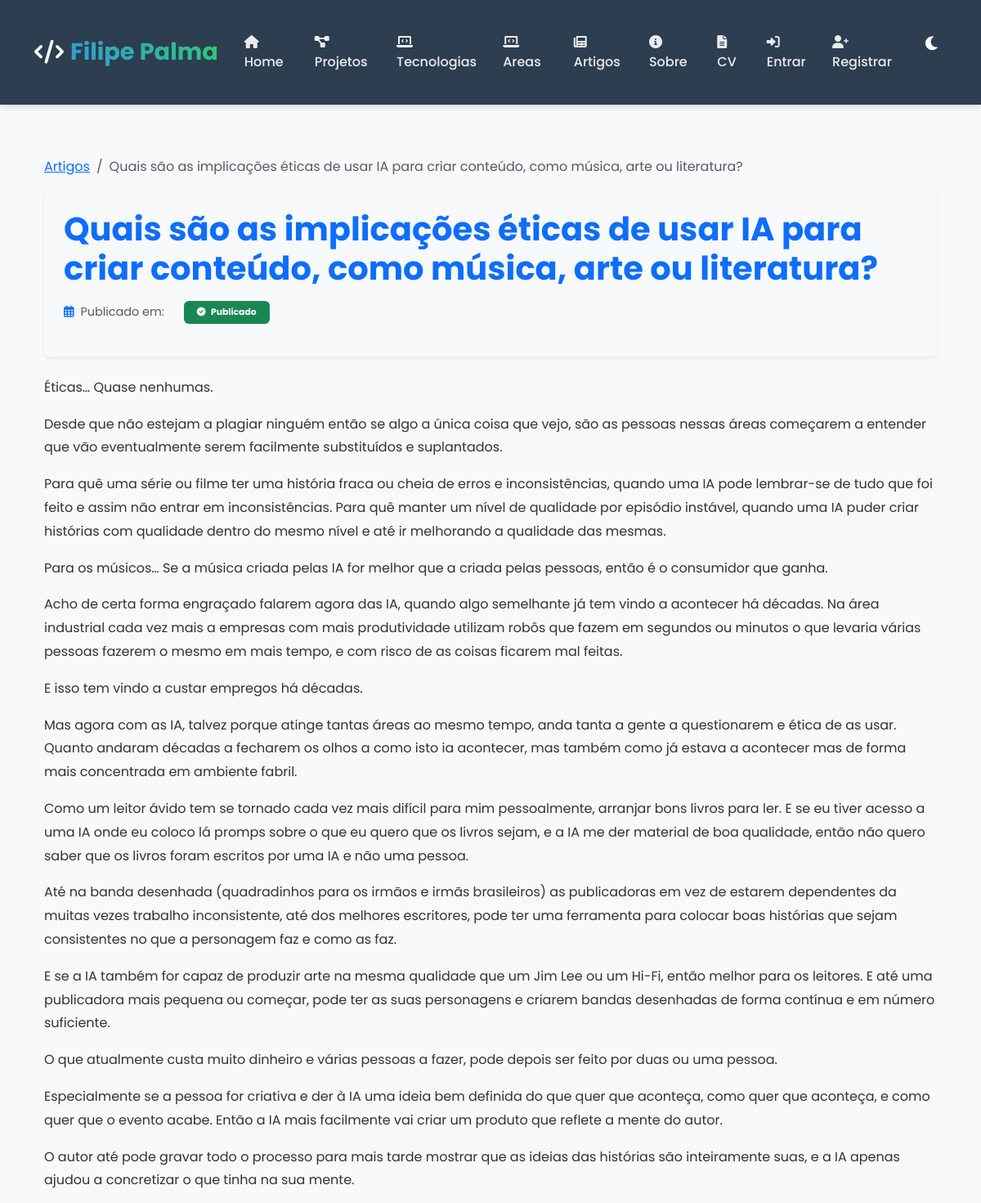
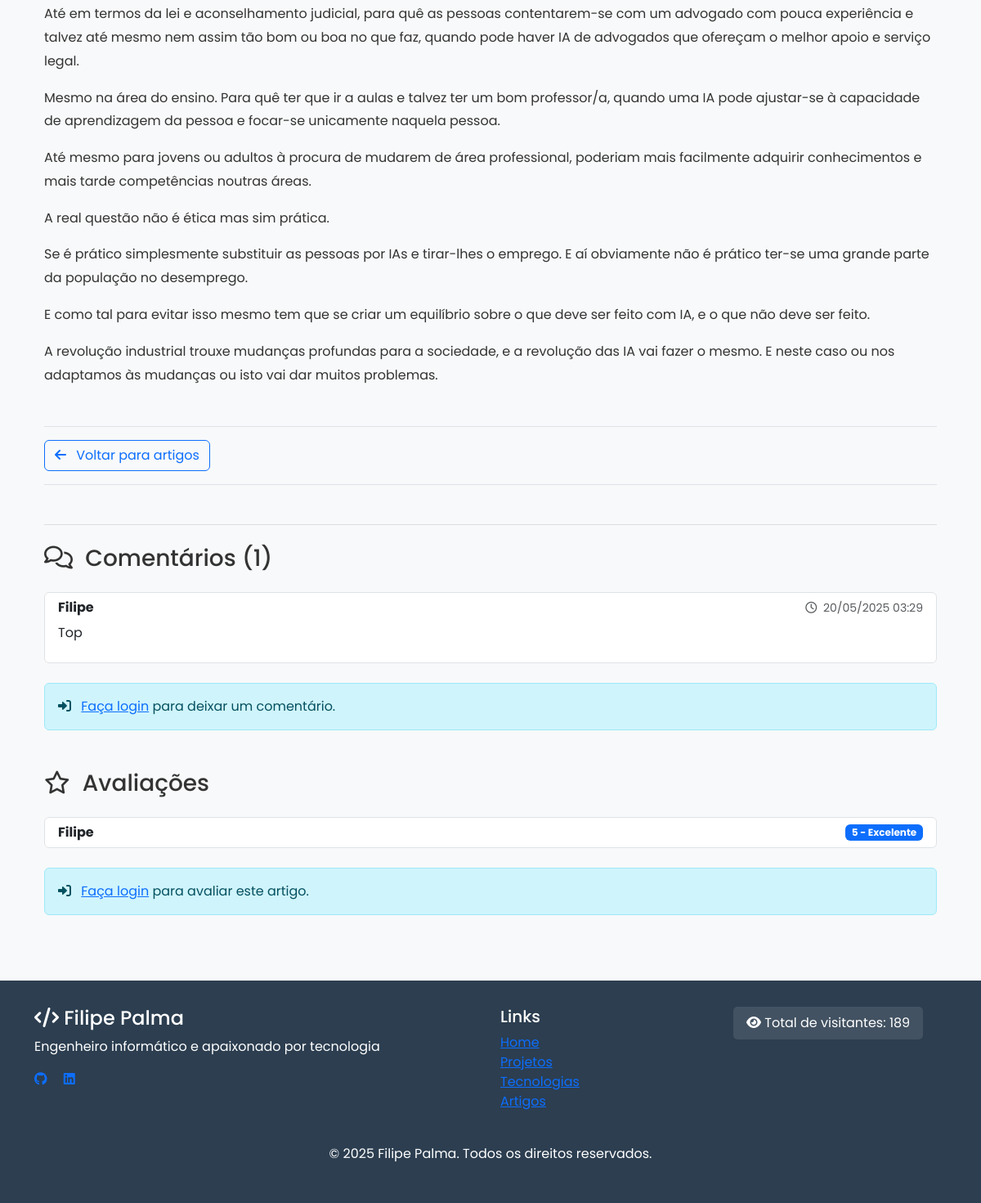
/artigos/quais-sao-as-implicacoes-eticas-de-usar-ia-para-cr/, run on the app's committed database (2 pictures, top to bottom).
### artigos/models.py (models this page shows, shortened)
class Artigo(models.Model):
    STATUS_CHOICES = (
        ('rascunho', 'Rascunho'),
        ('publicado', 'Publicado'),
    )
    titulo = models.CharField(max_length=200)
    subtitulo = models.CharField(max_length=200, blank=True)
    slug = models.SlugField(unique=True)
    autor = models.ForeignKey(Autor, on_delete=models.CASCADE, related_name='artigos')
    conteudo = models.TextField()
    imagem_capa = models.ImageField(upload_to='artigos/capas/', blank=True, null=True)
    data_criacao = models.DateTimeField(auto_now_add=True)
    data_atualizacao = models.DateTimeField(auto_now=True)
    data_publicacao = models.DateTimeField(null=True, blank=True)
    status = models.CharField(max_length=10, choices=STATUS_CHOICES, default='rascunho')
    categorias = models.ManyToManyField(Categoria, related_name='artigos')
    tags = models.ManyToManyField(Tag, related_name='artigos', blank=True)
    tempo_leitura = models.PositiveIntegerField(help_text='Tempo estimado de leitura em minutos', default=5)
    destaque = models.BooleanField(default=False, help_text='Artigo em destaque na página inicial')
    fonte_original = models.URLField(blank=True, help_text='URL da fonte original do artigo, se aplicável')
    class Meta:
        verbose_name = 'Artigo'
        verbose_name_plural = 'Artigos'
        ordering = ['-data_publicacao', '-data_criacao']

class Comentario(models.Model):
    artigo = models.ForeignKey(Artigo, on_delete=models.CASCADE, related_name='comentarios')
    usuario = models.ForeignKey(User, on_delete=models.SET_NULL, null=True, blank=True, related_name='comentarios')
    nome = models.CharField(max_length=100, help_text="Preenchido automaticamente do usuário")
    email = models.EmailField(help_text="Preenchido automaticamente do usuário")
    website = models.URLField(blank=True)
    conteudo = models.TextField(help_text="Apenas texto é permitido nos comentários.")
    data_criacao = models.DateTimeField(auto_now_add=True)
    aprovado = models.BooleanField(default=False)
    parent = models.ForeignKey('self', null=True, blank=True, on_delete=models.CASCADE, related_name='respostas')
    class Meta:
        verbose_name = 'Comentário'
        verbose_name_plural = 'Comentários'
        ordering = ['data_criacao']

class Avaliacao(models.Model):
    PONTUACAO_CHOICES = (
        (1, '1 - Fraco'),
        (2, '2 - Regular'),
        (3, '3 - Bom'),
        (4, '4 - Muito Bom'),
        (5, '5 - Excelente'),
    )
    artigo = models.ForeignKey(Artigo, on_delete=models.CASCADE, related_name='avaliacoes')
    usuario = models.ForeignKey(User, on_delete=models.SET_NULL, null=True, blank=True, related_name='avaliacoes')
    nome = models.CharField(max_length=100, help_text="Preenchido automaticamente do usuário")
    email = models.EmailField(help_text="Preenchido automaticamente do usuário")
    pontuacao = models.IntegerField(choices=PONTUACAO_CHOICES,
                                   help_text="Avalie de 1 a 5 estrelas")
    comentario = models.TextField(blank=True, help_text="Não utilizado conforme requisito")
    data_criacao = models.DateTimeField(auto_now_add=True)
    class Meta:
        verbose_name = 'Avaliação'
        verbose_name_plural = 'Avaliações'
        unique_together = ('artigo', 'email')

### artigos/views.py (the view, shortened to what this page needs)
# urls.py: path('<slug:slug>/', ArtigoDetailView.as_view(), name='artigo-detail'),
class ArtigoDetailView(generic.DetailView):
    model = Artigo
    template_name = 'artigos/artigo_detail.html'
    context_object_name = 'artigo'
    def get_context_data(self, **kwargs):
        ctx = super().get_context_data(**kwargs)
        ctx['comentarios'] = self.object.comentarios.filter(aprovado=True)
        ctx['form_comentario'] = ComentarioForm()
        ctx['avaliacoes'] = self.object.avaliacoes.all()
        ctx['form_avaliacao'] = AvaliacaoForm()
        user = self.request.user
        ctx['pode_aprovar_comentarios'] = user.is_superuser or user.has_perm('artigos.change_comentario')
        ctx['pode_editar_artigo'] = user.is_superuser or user.has_perm('artigos.change_artigo')
        ctx['pode_excluir_artigo'] = user.is_superuser or user.has_perm('artigos.delete_artigo')
        ctx['pode_gerenciar_usuarios'] = user.is_superuser or user.has_perm('auth.change_user')
        ctx['is_autor'] = user.groups.filter(name='Autores').exists() if user.is_authenticated else False
        ctx['is_gestor'] = user.groups.filter(name='Gestores').exists() if user.is_authenticated else False
        ctx['is_superuser'] = user.is_superuser if user.is_authenticated else False
        return ctx

### portfolio/context_processors.py (called while the page is built)
def visitor_count(request):
    return {
        'visitor_count': Visitor.get_total_count()
    }

### portfolio/models.py (called while the page is built)
    @classmethod
    def get_total_count(cls):
        return cls.objects.count()

    @classmethod
    def get_or_create_visitor(cls, session_key):
        visitor, created = cls.objects.get_or_create(session_key=session_key)
        return visitor

### artigos/templates/artigos/artigo_detail.html (shortened to what this page needs)
{% extends 'artigos/base.html' %}
{% load static %}
{% block article_content %}
<div class="container" data-aos="fade-up">
  <nav aria-label="breadcrumb" class="my-3">
    <ol class="breadcrumb">
      <li class="breadcrumb-item"><a href="{% url 'artigos:artigo-list' %}">Artigos</a></li>
      <li class="breadcrumb-item active" aria-current="page">{{ artigo.titulo }}</li>
    </ol>
  </nav>
  <article>
    <header class="mb-4 p-4 bg-light rounded shadow-sm">
      <h1 class="fw-bold mb-3 text-primary">{{ artigo.titulo }}</h1>
      <div class="article-meta d-flex flex-wrap align-items-center mb-2">
        <div class="me-4 mb-2">
          <i class="far fa-calendar-alt me-1 text-primary"></i>
          <span class="text-muted">Publicado em:</span>
        </div>
        {% if artigo.status %}
          <div class="mb-2">
            <span class="badge bg-{% if artigo.status == 'publicado' %}success{% else %}warning{% endif %} px-3 py-2">
              <i class="fas fa-{% if artigo.status == 'publicado' %}check-circle{% else %}clock{% endif %} me-1"></i>
              {{ artigo.status|title }}
            </span>
          </div>
        {% endif %}
      </div>
    </header>
    <div class="article-content mb-5">
      {{ artigo.conteudo|linebreaks }}
    </div>
    <div class="article-actions border-top border-bottom py-3 mb-5">
      <div class="d-flex justify-content-between align-items-center">
        <a href="{% url 'artigos:artigo-list' %}" class="btn btn-outline-primary">
          <i class="fas fa-arrow-left me-2"></i> Voltar para artigos
        </a>
      </div>
    </div>
    <div class="comment-section" id="comentarios">
      <h3 class="mb-4"><i class="far fa-comments me-2"></i> Comentários ({{ comentarios|length }})</h3>
      {% if comentarios %}
        <div class="list-group mb-4">
          {% for c in comentarios %}
            <div class="list-group-item list-group-item-action" data-aos="fade-up" data-aos-delay="{{ forloop.counter|add:'50' }}">
              <div class="d-flex justify-content-between align-items-start mb-2">
                <h6 class="mb-0 fw-bold">{{ c.nome }}</h6>
                <small class="text-muted"><i class="far fa-clock me-1"></i> {{ c.data_criacao|date:"d/m/Y H:i" }}</small>
              </div>
              <div>{{ c.conteudo|linebreaks }}</div>
            </div>
          {% empty %}
            <div class="alert alert-light text-center">Nenhum comentário aprovado.</div>
          {% endfor %}
        </div>
      {% endif %}
      {% if user.is_authenticated %}
        <div class="card shadow-sm mb-5" data-aos="fade-up">
          <div class="card-header bg-light">
            <h5 class="mb-0"><i class="far fa-comment me-2"></i> Deixe um comentário</h5>
          </div>
          <div class="card-body">
            <form method="post">
              {% csrf_token %}
              {% if user.is_authenticated %}
                <div class="alert alert-info mb-3">
                  <i class="fas fa-info-circle me-2"></i>
                  {% if is_superuser or is_autor %}
                    Seus comentários serão aprovados automaticamente.
                  {% else %}
                    Seu comentário será publicado após aprovação por um autor.
                  {% endif %}
                </div>
              {% endif %}
              <div class="mb-3">
                <label for="id_conteudo" class="form-label">Comentário</label>
                {{ form_comentario.conteudo.errors }}
                <textarea name="conteudo" id="id_conteudo" class="form-control" rows="4" placeholder="Seu comentário (apenas texto)...">{{ form_comentario.conteudo.value|default:'' }}</textarea>
                <small class="form-text text-muted">Apenas texto é permitido nos comentários.</small>
              </div>
              <button type="submit" name="submit_comentario" class="btn btn-primary">
                <i class="fas fa-paper-plane me-2"></i> Enviar comentário
              </button>
            </form>
          </div>
        </div>
      {% else %}
        <div class="alert alert-info mb-5">
          <i class="fas fa-sign-in-alt me-2"></i>
          <a href="{% url 'login' %}?next={{ request.path }}">Faça login</a> para deixar um comentário.
        </div>
      {% endif %}
      <h3 class="mb-4"><i class="far fa-star me-2"></i> Avaliações</h3>
      {% if avaliacoes %}
        <div class="list-group mb-4">
          {% for a in avaliacoes %}
            <div class="list-group-item list-group-item-action" data-aos="fade-up" data-aos-delay="{{ forloop.counter|add:'50' }}">
              <div class="d-flex justify-content-between align-items-center">
                <h6 class="mb-0 fw-bold">{{ a.nome }}</h6>
                <span class="badge bg-primary">{{ a.get_pontuacao_display }}</span>
              </div>
            </div>
          {% empty %}
            <div class="alert alert-light text-center">Nenhuma avaliação disponível.</div>
          {% endfor %}
        </div>
      {% endif %}
      {% if user.is_authenticated %}
        <div class="card shadow-sm" data-aos="fade-up">
          <div class="card-header bg-light">
            <h5 class="mb-0"><i class="fas fa-star-half-alt me-2"></i> Avalie este artigo</h5>
          </div>
          <div class="card-body">
            <form method="post">
              {% csrf_token %}
              <div class="mb-3">
                <label for="id_pontuacao" class="form-label">Pontuação</label>
                {{ form_avaliacao.pontuacao.errors }}
                {{ form_avaliacao.pontuacao }}
                <small class="form-text text-muted">Escolha uma pontuação de 1 a 5 estrelas.</small>
              </div>
              <button type="submit" name="submit_avaliacao" class="btn btn-primary">
                <i class="fas fa-paper-plane me-2"></i> Enviar avaliação
              </button>
            </form>
          </div>
        </div>
      {% else %}
        <div class="alert alert-info">
          <i class="fas fa-sign-in-alt me-2"></i>
          <a href="{% url 'login' %}?next={{ request.path }}">Faça login</a> para avaliar este artigo.
        </div>
      {% endif %}
    </div>
  </article>
</div>
{% endblock %}

### static/portfolio/css/style.css (style rules this page uses)
:root { --primary-color: #3498db; --secondary-color: #2ecc71; --bg-color: #f8f9fa; --text-color: #333; --card-bg: #fff; --header-bg: #2c3e50; --footer-bg: #2c3e50; --border-color: #ddd; --hover-color: #e9ecef; --error-color: #dc3545; }
body { font-family: 'Poppins', sans-serif; background-color: var(--bg-color); color: var(--text-color); transition: all 0.3s ease-in-out; min-height: 100vh; display: flex; flex-direction: column; margin: 0; padding: 0; }
header { background-color: var(--header-bg); color: #fff; padding: 1.5rem 0; box-shadow: 0 4px 6px rgba(0, 0, 0, 0.1); }
.btn { position: relative; overflow: hidden; z-index: 1; }
.btn::before { content: ''; position: absolute; top: 0; left: -100%; width: 100%; height: 100%; background: rgba(255, 255, 255, 0.2); transition: left 0.3s ease; z-index: -1; }

### artigos/templates/artigos/base.html (style rules this page uses)
.article-actions { margin-top: 1.5rem; }
.article-meta { font-size: 0.9rem; color: var(--text-muted); margin-bottom: 1rem; }
.article-content { line-height: 1.8; }
.comment-section { margin-top: 3rem; padding-top: 1.5rem; border-top: 1px solid var(--border-color); }

### data on the page
Artigo: titulo "Quais são as implicações éticas de usar IA para criar conteúdo, como música, arte ou literatura?", status "Publicado", conteudo "Éticas… Quase nenhumas. Desde que não estejam a plagiar ninguém então se algo a única coisa que vejo, são as pessoas nessas áreas começarem a entender que vão eventualmente serem facilmente substituídos e suplantados. Para quê uma série ou filme ter uma história fraca ou cheia de erros e inconsistências, quando uma IA pode lembrar-se de tudo que foi feito e assim não entrar em inconsistências. Para quê manter um nível de qualidade por episódio instável, quando uma IA puder criar histórias com qualidade dentro do mesmo nível e até ir melhorando a qualidade das mesmas. Para os músicos… Se a música criada pelas IA for melhor que a criada pelas pessoas, então é o consumidor que ganha. Acho de…"
Comentario: nome "Filipe", data_criacao "20/05/2025 03:29", conteudo "Top"
Avaliacao: nome "Filipe", pontuacao "5 - Excelente"

### other printed values
{{ comentarios|length }} "1"
{{ visitor_count }} "189"
